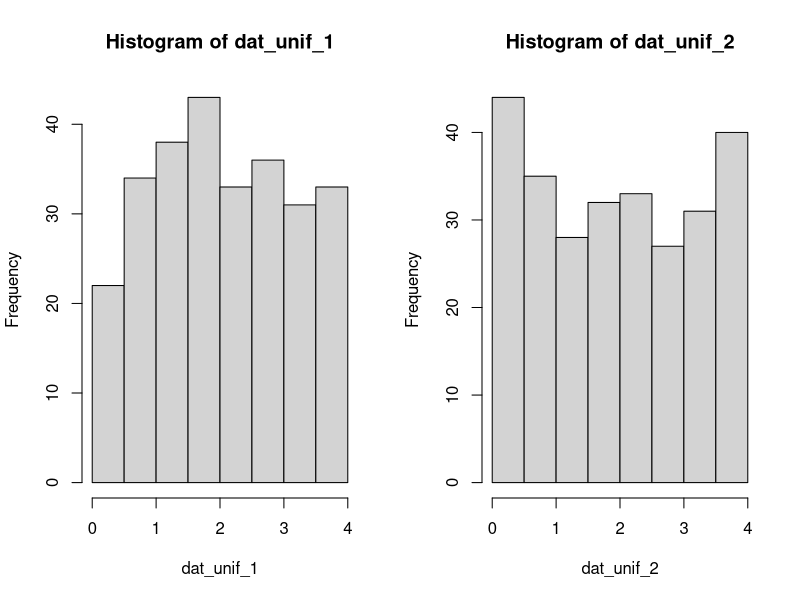
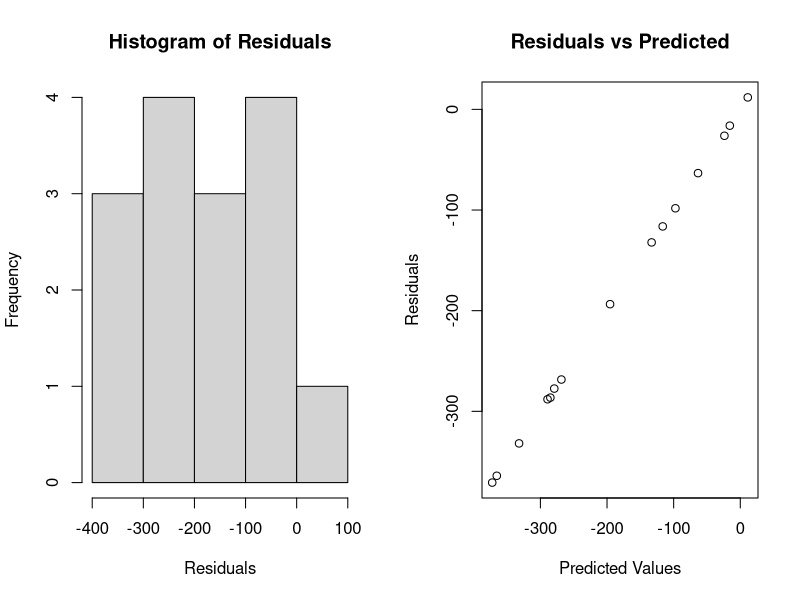
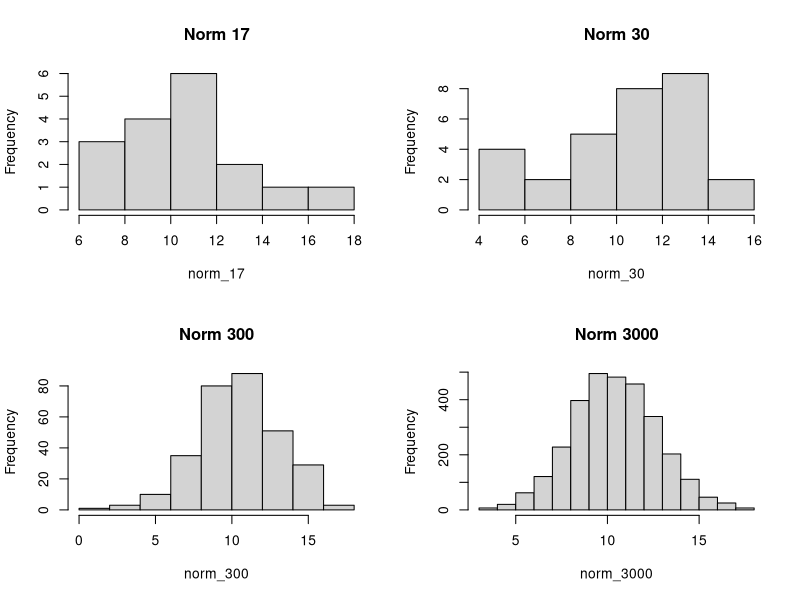
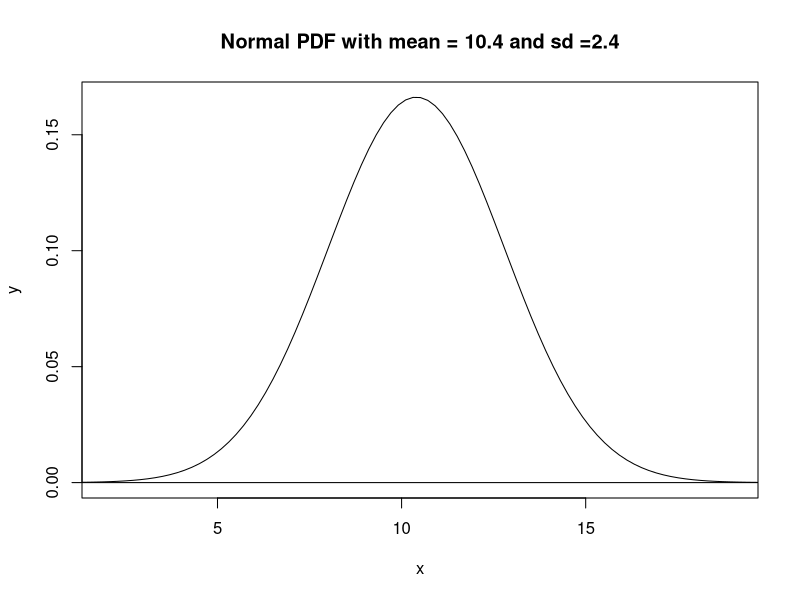
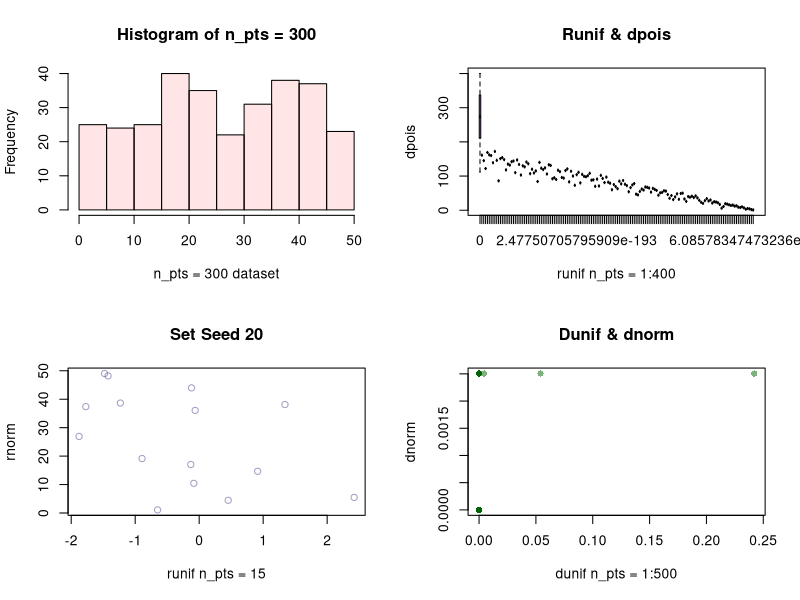
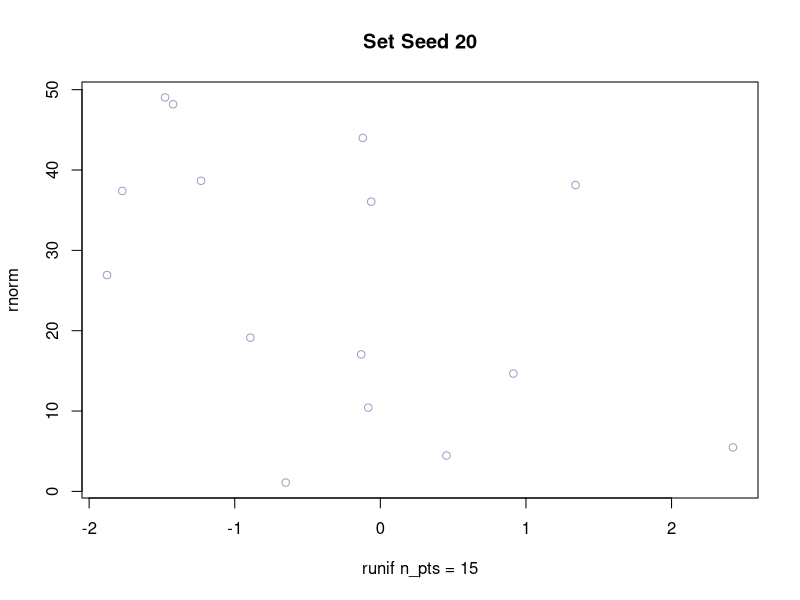
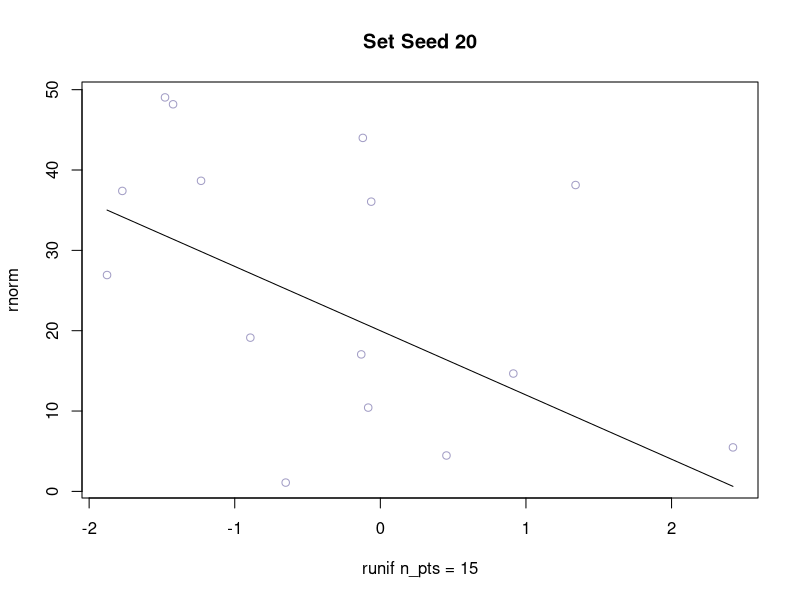

Reproduce these figures in R, in order.
## ---- chunk 1
knitr::opts_chunk$set(echo = TRUE)
require(here)
line_point_slope = function(x, x1, y1, slope)
{
  get_y_intercept = 
    function(x1, y1, slope) 
      return(-(x1 * slope) + y1)
  
  linear = 
    function(x, yint, slope) 
      return(yint + x * slope)
  
  return(linear(x, get_y_intercept(x1, y1, slope), slope))
}
## ---- chunk 2
set.seed(1)
dat_unif_1 = runif(n = 270, min = 0, max = 4)
set.seed(4000)
dat_unif_2 = runif(n = 270, min = 0, max = 4)

par(mfrow = c(1, 2))
hist(dat_unif_1)
hist(dat_unif_2)
## ---- chunk 3
norm_17 = rnorm(17, mean = 10.4, sd = 2.4)
norm_30 = rnorm(30, mean = 10.4, sd = 2.4)
norm_300 = rnorm(300, mean = 10.4, sd = 2.4)
norm_3000 = rnorm(3000, mean = 10.4, sd = 2.4)
## ---- chunk 4

png(filename = here("images","lab_04_hist_01.png"), width = 1500, height = 1600, res = 180, units = "px")
par(mfrow = c(2,2))
hist(norm_17, main = "Norm 17")
hist(norm_30, main = "Norm 30")
hist(norm_300, main = "Norm 300")
hist(norm_3000, main = "Norm 3000")
dev.off()
## ---- chunk 5
x = seq(-100,100 , length.out = 1000)
y = dnorm(x, mean = 10.4, sd = 2.4)

svg(filename = here("images","norm_1.svg"), width = 7, height = 8, pointsize = 14)
plot(x, y, main = "Normal PDF with mean = 10.4 and sd =2.4", type = "l", xlim = c(2, 19))
abline(h = 0)
dev.off()
## ---- chunk 6
n_pts4 = c(1:500)
x_min4 = 1
x_max4 = 400
x4 = dunif(n_pts4, min = x_min4, max = x_max4)
dat4 = data.frame(x = x4, y_observed4 = dnorm(n_pts4))
## ---- chunk 7
png(filename = here("images","lab_04_q10_plots.png"), width = 1000, height = 900, res = 180, units = "px")
par(mfrow = c(2,2))

#plot 1
n_pts1 = 300
x_min1 = 1
x_max1 = 50
x1 = runif(n_pts1, min = x_min1, max = x_max1)
dat1 = data.frame(x = x1, y_observed1 = rnorm(n_pts1))
hist(x1, main = "Histogram of n_pts = 300",xlab = "n_pts = 300 dataset", col=
        adjustcolor(col = "red", alpha.f = 0.1))

#plot 2
n_pts = 1:400
x2 = runif(n = n_pts)
dat2 = data.frame(x = n_pts, y_observed2 = dpois(n_pts, x2))
boxplot(dat2$x~dat2$y_observed2, col= adjustcolor(col = "darkorchid", alpha.f = 0.5), main = "Runif & dpois", xlab = "runif n_pts = 1:400", ylab ="dpois")

#plot 3
set.seed(20)
n_pts = 15
x_min = 1
x_max = 50
x3 = runif(n = n_pts, min = x_min, max = x_max)
dat3 = data.frame(x = x3, y_observed3 = rnorm(n_pts))
plot(dat3$x~dat3$y_observed3, col= adjustcolor(col = "slateblue4", alpha.f = 0.5), main = "Set Seed 20", xlab = "runif n_pts = 15", ylab ="rnorm")


#plot 4
n_pts4 = c(1:500)
x_min4 = 1
x_max4 = 400
x4 = dunif(n_pts4, min = x_min4, max = x_max4)
dat4 = data.frame(x = x4, y_observed4 = dnorm(n_pts4))
plot(dat4$x~dat4$y_observed4, pch = 16, col= adjustcolor(col = "darkgreen", alpha.f = 0.5), main = "Dunif & dnorm", xlab = "dunif n_pts = 1:500", ylab ="dnorm")
dev.off()
## ---- chunk 8
set.seed(20)
n_pts = 15
x_min = 1
x_max = 50
x3 = runif(n = n_pts, min = x_min, max = x_max)
dat3 = data.frame(x = x3, y_observed3 = rnorm(n_pts))
## ---- chunk 9
png(filename = here("images","lab_04_model_fit.png"), width = 1000, height = 900, res = 180, units = "px")
plot(dat3$x~dat3$y_observed3, col= adjustcolor(col = "slateblue4", alpha.f = 0.5), main = "Set Seed 20", xlab = "runif n_pts = 15", ylab ="rnorm")

guess_x = 0
guess_y = 20
guess_slope = -8

plot(dat3$x~dat3$y_observed3, col= adjustcolor(col = "slateblue4", alpha.f = 0.5), main = "Set Seed 20", xlab = "runif n_pts = 15", ylab ="rnorm")
curve(line_point_slope(x, guess_x, guess_y, guess_slope), add = T)
dev.off()
## ---- chunk 10
Y_predicted = line_point_slope(dat3$x, guess_x, guess_y, guess_slope)
dat3$y_predicted = Y_predicted
dat3$resids = dat3$y_predicted - dat3$y_observed

## ---- chunk 11
par(mfrow =c(1,2))
hist(dat3$resids, main = "Histogram of Residuals", xlab = "Residuals")
plot(dat3$resids ~ dat3$y_predicted, main = "Residuals vs Predicted", ylab = "Residuals", xlab = "Predicted Values")
